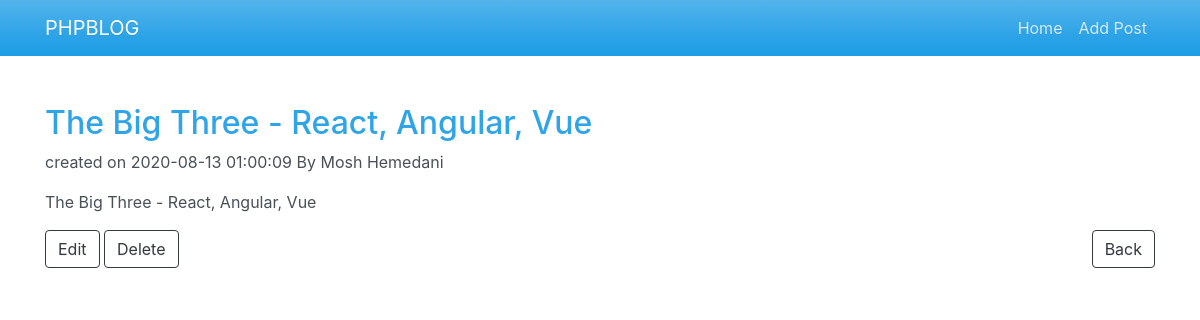
The app's page /post.php?id=9 with its own data.
### tables this page shows
CREATE TABLE `posts` (
  `id` int(11) NOT NULL,
  `title` varchar(255) NOT NULL,
  `body` varchar(255) NOT NULL,
  `author` varchar(255) NOT NULL,
  `created_at` timestamp NOT NULL DEFAULT current_timestamp()
);

### post.php (the view, shortened to what this page needs)
<?php include 'includes/header.php' ?>
    <section class="container mt-5">
        <?php
            if (isset($_GET['id'])) {
                $post_id = $_GET['id'];
                $query = mysqli_query($db, "SELECT * FROM posts WHERE id = {$post_id}");
                $post = mysqli_fetch_assoc($query);
            }
        ?>
        <h2><?php echo $post['title']; ?></h2>
        <p>created on <?php echo $post['created_at']; ?> By <?php echo $post['author']; ?></p>
        <p><?php echo $post['body']; ?></p>
        <a href="edit.php?edit_id=<?php echo $post_id; ?>" class="btn btn-outline-dark">Edit</a>
        <a href="post.php?delete=<?php echo $post_id; ?>" class="btn btn-outline-dark">Delete</a>
        <a href="index.php" class="btn btn-outline-dark float-right">Back</a>
<?php include 'includes/footer.php' ?>

### records on screen
posts: title "The Big Three - React, Angular, Vue", created_at "2020-08-13 01:00:09", author "Mosh Hemedani", body "The Big Three - React, Angular, Vue"
